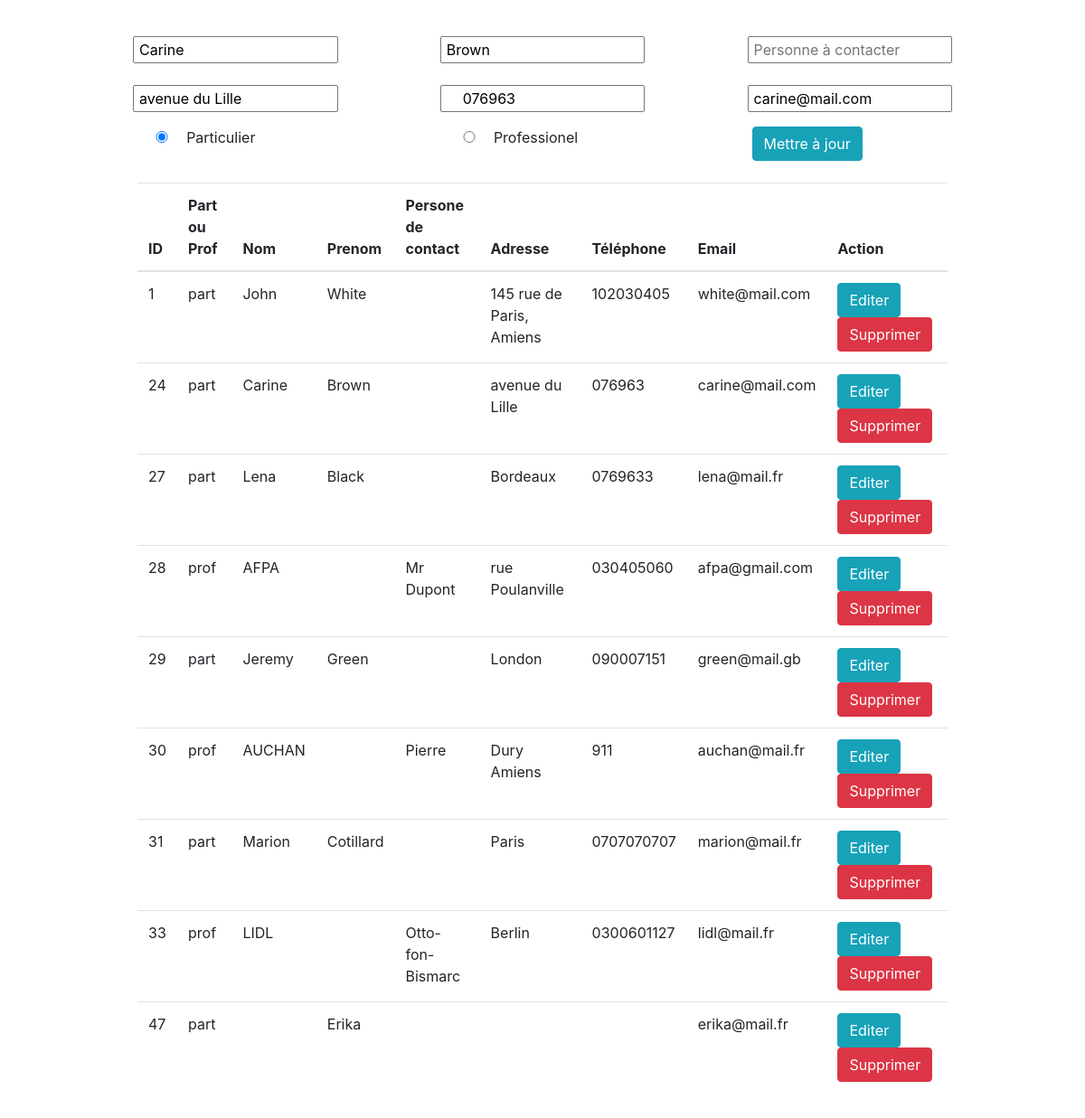
Page /oto/index.php?edit=24 on the committed database.
### tables this page shows
CREATE TABLE IF NOT EXISTS `clients` (
  `client_id` int NOT NULL AUTO_INCREMENT,
  `part_ou_prof` varchar(20) NOT NULL,
  `client_nom` varchar(100) NOT NULL,
  `client_prenom` varchar(30) NOT NULL,
  `person_contact` varchar(50) NOT NULL,
  `client_adress` varchar(200) NOT NULL,
  `client_num_tel` varchar(10) NOT NULL,
  `client_email` varchar(30) NOT NULL,
  PRIMARY KEY (`client_id`),
  UNIQUE KEY `client_nom` (`client_nom`)
);

### oto/script.php (called while the page is built, shortened)
<?php
$mysqli = new mysqli('localhost', 'root', '', 'oto') or die(mysqli_error($mysqli));
if (isset($_GET['edit'])){
    $id = $_GET['edit'];
    $update = true;
    $result = $mysqli->query("SELECT * FROM clients WHERE client_id=$id") or die($mysqli->error());
    if ($result){
        $row = $result->fetch_array();
        $part_ou_prof = $row['part_ou_prof'];
        $client_nom = $row['client_nom'];
        $client_prenom = $row['client_prenom'];
        $person_contact = $row['person_contact'];
        $client_adress = $row['client_adress'];
        $client_num_tel = $row['client_num_tel'];
        $client_email = $row['client_email'];
    }
}
?>

### oto/index.php (the view, shortened to what this page needs)
<!DOCTYPE html>
<html lang="fr">
<head>
    <link rel="stylesheet" href="https://cdn.jsdelivr.net/npm/bootstrap@4.5.3/dist/css/bootstrap.min.css">
</head>
<body class="body">
    <?php require_once 'script.php';?>
    <?php
            $mysqli = new mysqli('localhost','root','','oto') or die(mysqli_error($mysqli));
            $result = $mysqli->query("SELECT * FROM clients") or die($mysqli->error);
        ?>
        <form action ="script.php" method="POST">
            <div class="form-group">
                <div class="form-row justify-content-between">
                    <input class="col-3" type="text" value="<?php echo $client_nom; ?>" name="nom" id="client_nom" placeholder="Nom">
                    <input class="col-3" type="text" value="<?php echo $client_prenom; ?>"  name="prenom" id="client_prenom" placeholder="Prénom">
                    <input class="col-3" type="text" value="<?php echo $person_contact; ?>"  name="contact" id="person_contact" placeholder="Personne à contacter">
                </div><br>
                <div class="form-row justify-content-between">
                    <input class="col-3" type="text" value="<?php echo $client_adress; ?>"  name="adress" id="client_adress" placeholder="Adresse">
                    <input class="col-3" type="text" value="<?php echo $client_num_tel; ?>"  name="num_tel" id="client_num_tel" placeholder="Numéro de téléphpne">
                    <input class="col-3" type="text" value="<?php echo $client_email; ?>"  name="email" id="client_email" placeholder="Email">
                </div>
            </div>
            <div class="form-row justify-content-between">
                <div class="col-3">
                    <input class="col-3" type="radio" value="part" name="part_prof" id="part_ou_prof" <?php if($part_ou_prof == 'part'): echo 'checked'; endif;?>>Particulier</input>
                </div>
                <div class="col-3">
                    <input class="col-3" type="radio" value="prof" name="part_prof" id="part_ou_prof" <?php if($part_ou_prof == 'prof'): echo 'checked'; endif;?>>Professionel</input>
                </div>
                <div class="col-3">
                    <?php
                    if ($update == true):
                    ?>
                    <button type="submit" class="btn btn-info" name="update">Mettre à jour</button>
                    <?php else: ?>
                    <button type="submit" class="btn btn-primary" name="save">Sauvegarder</button>
                    <?php endif; ?>
                </div>
            </div>
        </form><br>
        <table class="table">
                <thead>
                    <tr>
                        <th>ID</th>
                        <th>Part ou Prof</th>
                        <th>Nom</th>
                        <th>Prenom</th>
                        <th>Persone de contact</th>
                        <th>Adresse</th>
                        <th>Téléphone</th>
                        <th>Email</th>
                        <th>Action</th>
                    </tr>
                </thead>
                <?php
                    while($row = $result->fetch_assoc()): ?>
                    <tr>
                        <td><?php echo $row['client_id']; ?></td>
                        <td><?php echo $row['part_ou_prof']; ?></td>
                        <td><?php echo $row['client_nom']; ?></td>
                        <td><?php echo $row['client_prenom']; ?></td>
                        <td><?php echo $row['person_contact']; ?></td>
                        <td><?php echo $row['client_adress']; ?></td>
                        <td><?php echo $row['client_num_tel']; ?></td>
                        <td><?php echo $row['client_email']; ?></td>
                        <td>
                            <a href="index.php?edit=<?php echo $row['client_id']; ?>"
                                class="btn btn-info">Editer</a>
                            <a href="index.php?delete=<?php echo $row['client_id']; ?>"
                                class="btn btn-danger">Supprimer</a>
                        </td>
                    </tr>
                <?php endwhile; ?>
        </table>
</body>
</html>

### oto/index.php (style rules this page uses)
html, body { width: 90%; margin: 0 auto; padding: 20px; }

### rows in the picture
clients: nom "Carine", prenom "Brown", adress "avenue du Lille", num_tel "076963", email "carine@mail.com", part_ou_prof "☑", client_id "24", part_ou_prof "part", client_nom "Carine", client_prenom "Brown", client_adress "avenue du Lille", client_num_tel "076963", client_email "carine@mail.com"
clients: client_id "1", part_ou_prof "part", client_nom "John", client_prenom "White", client_adress "145 rue de Paris, Amiens", client_num_tel "102030405", client_email "white@mail.com"
clients: client_id "27", part_ou_prof "part", client_nom "Lena", client_prenom "Black", client_adress "Bordeaux", client_num_tel "0769633", client_email "lena@mail.fr"
clients: client_id "28", part_ou_prof "prof", client_nom "AFPA", person_contact "Mr Dupont", client_adress "rue Poulanville", client_num_tel "030405060", client_email "afpa@gmail.com"
clients: client_id "29", part_ou_prof "part", client_nom "Jeremy", client_prenom "Green", client_adress "London", client_num_tel "090007151", client_email "green@mail.gb"
clients: client_id "30", part_ou_prof "prof", client_nom "AUCHAN", person_contact "Pierre", client_adress "Dury Amiens", client_num_tel "911", client_email "auchan@mail.fr"
clients: client_id "31", part_ou_prof "part", client_nom "Marion", client_prenom "Cotillard", client_adress "Paris", client_num_tel "0707070707", client_email "marion@mail.fr"
clients: client_id "33", part_ou_prof "prof", client_nom "LIDL", person_contact "Otto-fon-Bismarc", client_adress "Berlin", client_num_tel "0300601127", client_email "lidl@mail.fr"
clients: client_id "47", part_ou_prof "part", client_prenom "Erika", client_email "erika@mail.fr"
